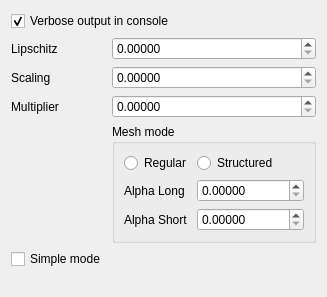
<?xml version="1.0" encoding="UTF-8"?>
<ui version="4.0">
 <class>InterfaceWithCleaver2</class>
 <widget class="QWidget" name="InterfaceWithCleaver2">
  <property name="geometry">
   <rect>
    <x>0</x>
    <y>0</y>
    <width>327</width>
    <height>297</height>
   </rect>
  </property>
  <property name="minimumSize">
   <size>
    <width>327</width>
    <height>297</height>
   </size>
  </property>
  <property name="windowTitle">
   <string>InterfaceWithCleaver2</string>
  </property>
  <layout class="QFormLayout" name="formLayout">
   <item row="0" column="0" colspan="2">
    <widget class="QCheckBox" name="verboseCheckBox_">
     <property name="text">
      <string>Verbose output in console</string>
     </property>
     <property name="checked">
      <bool>true</bool>
     </property>
    </widget>
   </item>
   <item row="1" column="0">
    <widget class="QLabel" name="label">
     <property name="text">
      <string>Lipschitz</string>
     </property>
    </widget>
   </item>
   <item row="1" column="1">
    <widget class="QDoubleSpinBox" name="lipschitzDoubleSpinBox_">
     <property name="minimumSize">
      <size>
       <width>125</width>
       <height>0</height>
      </size>
     </property>
     <property name="decimals">
      <number>5</number>
     </property>
     <property name="maximum">
      <double>1.000000000000000</double>
     </property>
    </widget>
   </item>
   <item row="2" column="0">
    <widget class="QLabel" name="label_4">
     <property name="text">
      <string>Scaling</string>
     </property>
    </widget>
   </item>
   <item row="2" column="1">
    <widget class="QDoubleSpinBox" name="scalingDoubleSpinBox_">
     <property name="minimumSize">
      <size>
       <width>125</width>
       <height>0</height>
      </size>
     </property>
     <property name="decimals">
      <number>5</number>
     </property>
     <property name="maximum">
      <double>99999999.000000000000000</double>
     </property>
    </widget>
   </item>
   <item row="3" column="0">
    <widget class="QLabel" name="label_5">
     <property name="text">
      <string>Multiplier</string>
     </property>
    </widget>
   </item>
   <item row="3" column="1">
    <widget class="QDoubleSpinBox" name="multiplierDoubleSpinBox_">
     <property name="minimumSize">
      <size>
       <width>125</width>
       <height>0</height>
      </size>
     </property>
     <property name="decimals">
      <number>5</number>
     </property>
     <property name="maximum">
      <double>99999999.000000000000000</double>
     </property>
    </widget>
   </item>
   <item row="5" column="0">
    <widget class="QCheckBox" name="simpleModeCheckBox_">
     <property name="text">
      <string>Simple mode</string>
     </property>
    </widget>
   </item>
   <item row="4" column="1">
    <widget class="QGroupBox" name="groupBox">
     <property name="title">
      <string>Mesh mode</string>
     </property>
     <layout class="QFormLayout" name="formLayout_2">
      <item row="0" column="0">
       <widget class="QRadioButton" name="regularMeshRadioButton_">
        <property name="text">
         <string>Regular</string>
        </property>
       </widget>
      </item>
      <item row="1" column="0">
       <widget class="QLabel" name="label_2">
        <property name="text">
         <string>Alpha Long</string>
        </property>
       </widget>
      </item>
      <item row="0" column="1">
       <widget class="QRadioButton" name="structuredMeshRadioButton_">
        <property name="text">
         <string>Structured</string>
        </property>
       </widget>
      </item>
      <item row="1" column="1">
       <widget class="QDoubleSpinBox" name="alphaLongDoubleSpinBox_">
        <property name="decimals">
         <number>5</number>
        </property>
        <property name="maximum">
         <double>0.500000000000000</double>
        </property>
        <property name="singleStep">
         <double>0.100000000000000</double>
        </property>
       </widget>
      </item>
      <item row="2" column="0">
       <widget class="QLabel" name="label_3">
        <property name="text">
         <string>Alpha Short</string>
        </property>
       </widget>
      </item>
      <item row="2" column="1">
       <widget class="QDoubleSpinBox" name="alphaShortDoubleSpinBox_">
        <property name="decimals">
         <number>5</number>
        </property>
        <property name="maximum">
         <double>0.500000000000000</double>
        </property>
        <property name="singleStep">
         <double>0.100000000000000</double>
        </property>
       </widget>
      </item>
     </layout>
    </widget>
   </item>
  </layout>
 </widget>
 <resources/>
 <connections>
  <connection>
   <sender>regularMeshRadioButton_</sender>
   <signal>toggled(bool)</signal>
   <receiver>alphaLongDoubleSpinBox_</receiver>
   <slot>setEnabled(bool)</slot>
   <hints>
    <hint type="sourcelabel">
     <x>124</x>
     <y>163</y>
    </hint>
    <hint type="destinationlabel">
     <x>205</x>
     <y>190</y>
    </hint>
   </hints>
  </connection>
  <connection>
   <sender>regularMeshRadioButton_</sender>
   <signal>toggled(bool)</signal>
   <receiver>alphaShortDoubleSpinBox_</receiver>
   <slot>setEnabled(bool)</slot>
   <hints>
    <hint type="sourcelabel">
     <x>124</x>
     <y>163</y>
    </hint>
    <hint type="destinationlabel">
     <x>205</x>
     <y>224</y>
    </hint>
   </hints>
  </connection>
 </connections>
</ui>
